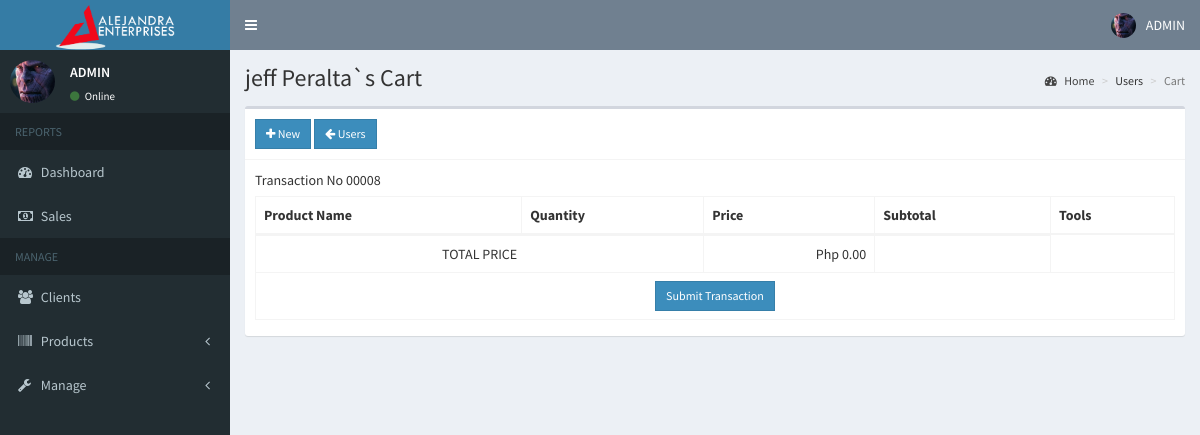
The page /admin/cart2.php?user=32 (signed in) on the database its author committed.
### tables this page shows
CREATE TABLE `users` (
  `id` int(11) NOT NULL,
  `email` varchar(200) NOT NULL,
  `password` varchar(60) NOT NULL,
  `type` int(1) NOT NULL,
  `firstname` varchar(50) NOT NULL,
  `lastname` varchar(50) NOT NULL,
  `company` varchar(255) NOT NULL,
  `address` text NOT NULL,
  `contact_info` varchar(100) NOT NULL,
  `photo` varchar(200) NOT NULL,
  `status` int(1) NOT NULL,
  `activate_code` varchar(15) NOT NULL,
  `reset_code` varchar(15) NOT NULL,
  `created_on` date NOT NULL
);

### admin/includes/session.php (called while the page is built, shortened)
<?php
	include '../includes/conn.php';
	$conn = $pdo->open();
	$stmt = $conn->prepare("SELECT * FROM users WHERE id=:id");
	$stmt->execute(['id'=>$_SESSION['admin']]);
	$admin = $stmt->fetch();
?>

### admin/cart2.php (the view, shortened to what this page needs)
<?php
	include 'includes/session.php';
  if(!isset($_GET['user'])){
    header('location: users.php');
    exit();
  }
  else{
    $conn = $pdo->open();
    $stmt = $conn->prepare("SELECT * FROM users WHERE id=:id");
    $stmt->execute(['id'=>$_GET['user']]);
    $user = $stmt->fetch();
  }
?>
<?php include 'includes/header.php'; ?>
<body class="hold-transition skin-blue sidebar-mini">
<div class="wrapper">
  <?php include 'includes/navbar.php'; ?>
  <?php include 'includes/menubar.php'; ?>
  <div class="content-wrapper">
    <section class="content-header">
      <h1>
        <?php echo $user['firstname'].' '.$user['lastname'].'`s Cart' ?>
      </h1>
      <ol class="breadcrumb">
        <li><a href="#"><i class="fa fa-dashboard"></i> Home</a></li>
        <li>Users</li>
        <li class="active">Cart</li>
      </ol>
    </section>
    <section class="content">
      <div class="row">
        <div class="col-xs-12">
          <div class="box">
            <div class="box-header with-border">
              <a href="#addnew" data-toggle="modal" id="add" data-id="<?php echo $user['id']; ?>" class="btn btn-primary btn-sm btn-flat"><i class="fa fa-plus"></i> New</a>
              <a href="users.php" class="btn btn-sm btn-primary btn-flat"><i class="fa fa-arrow-left"></i> Users</a>
            </div>
            <div class="box-body">
              <table id="example1" class="table table-bordered">
                <thead>
                  <th>Product Name</th>
                  <th>Quantity</th>
                  <th>Price</th>
                   <th>Subtotal</th>
                  <th>Tools</th>
                </thead>
                <tbody>
                  <?php
                    $total=0;
                  ?>
                   <tr>
                    <form action="cart_modal.php" method="POST">
 <?php
 echo "
       <td colspan='2' align='center'>TOTAL PRICE </td>
       <td id='total-price' align='right'>Php ".number_format($total,2)."</td>
       <td id='poutput'></td>
       <input type='hidden' id='totalprice' value=".$total.">
       <input type='hidden' name='userid' id='userid' value=".$_GET['user']."'>
    </tr>
<tr>
       <td colspan='5' align='center'> <button type='submit' id='submittotalprice' name='submit' class='btn btn-primary btn-sm send_transaction btn-flat' > Submit Transaction</button> </td>
    </tr>
"
    ?>
          </tbody>
              </table>
            </div>
          </div>
        </div>
      </div>
    </section>
  </div>
</div>
</body>
</html>

### admin/includes/navbar.php (shortened to what this page needs)
<header class="main-header">
  <a href="#" class="logo">
   <img src="../images/received_265696521033429.png" width="120px">
  </a>
  <nav class="navbar navbar-static-top">
    <a href="#" class="sidebar-toggle" data-toggle="push-menu" role="button">
    </a>
    <div class="navbar-custom-menu">
      <ul class="nav navbar-nav">
        <li class="dropdown user user-menu">
          <a href="#" class="dropdown-toggle" data-toggle="dropdown">
            <img src="<?php echo (!empty($admin['photo'])) ? '../images/'.$admin['photo'] : '../images/profile.jpg'; ?>" class="user-image" alt="User Image">
            <span class="hidden-xs">ADMIN</span>
          </a>
        </li>
      </ul>
    </div>
  </nav>
</header>

### admin/includes/menubar.php (shortened to what this page needs)
<aside class="main-sidebar">
  <section class="sidebar">
    <div class="user-panel">
      <div class="pull-left image">
        <img src="<?php echo (!empty($admin['photo'])) ? '../images/'.$admin['photo'] : '../images/profile.jpg'; ?>" class="img-circle" alt="User Image">
      </div>
      <div class="pull-left info">
        <p>ADMIN</p>
        <a><i class="fa fa-circle text-success"></i> Online</a>
      </div>
    </div>
    <ul class="sidebar-menu" data-widget="tree">
      <li class="header">REPORTS</li>
      <li><a href="home.php"><i class="fa fa-dashboard"></i> <span>Dashboard</span></a></li>
      <li><a href="reports.php"><i class="fa fa-money"></i> <span>Sales</span></a></li>
      <li class="header">MANAGE</li>
      <li><a href="users.php"><i class="fa fa-users"></i> <span>Clients</span></a></li>
      <li class="treeview">
        <a href="#">
          <i class="fa fa-barcode"></i>
          <span>Products</span>
          <span class="pull-right-container">
            <i class="fa fa-angle-left pull-right"></i>
          </span>
        </a>
      </li>
       <li class="treeview">
        <a href="#">
          <i class="fa fa-wrench"></i>
          <span>Manage</span>
          <span class="pull-right-container">
            <i class="fa fa-angle-left pull-right"></i>
          </span>
        </a>
  </li>
  </section>
</aside>

### rows shown on the page
users: photo (picture)
users: firstname "jeff", lastname "Peralta"

### other values the page prints
$total "0.00"
